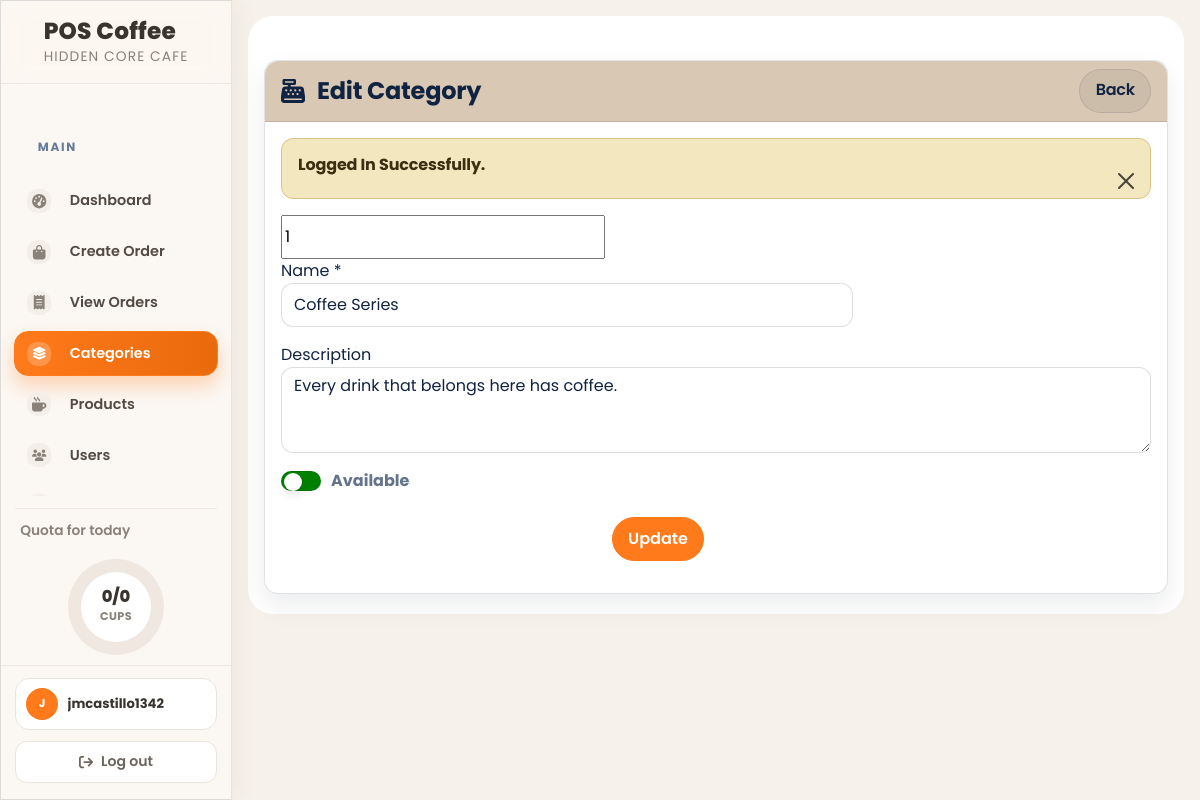
The app's page /admin/assets/categories-edit.php?id=1 (signed in) with its own data.
### tables this page shows
CREATE TABLE `categories` (
  `id` int(11) NOT NULL,
  `name` varchar(191) NOT NULL,
  `description` mediumtext DEFAULT NULL,
  `status` tinyint(1) NOT NULL DEFAULT 0 COMMENT '0=available,1=not available'
);

### admin/assets/categories-edit.php (the view, shortened to what this page needs)
<?php include ('includes/header.php'); ?>
<link rel="stylesheet" href="https://cdnjs.cloudflare.com/ajax/libs/font-awesome/6.0.0/css/all.min.css">
<div class="container-fluid px-4">
    <div class="card mt-4 shadow-sm beige-card">
        <div class="card-header beige-card-header">
            <h4 class="mb-0">
                <i class="fas fa-cash-register"></i> Edit Category
                <a href="categories.php" class="btn btn-secondary float-end"> Back </a>
            </h4>
        </div>
        <div class="card-body">
            <form action="code.php" method="POST">
                <?php
                $parmValue = checkParamId('id');
                $category = getById('categories', $parmValue);
                if($category['status'] == 200)
                {
                ?>
                <input type = "Not Available" name = "categoryId" value = "<?= $category['data']['id']; ?>">
                <div class="row">
                <div class="col-md-8 mb-3">
                        <label for="">Name *</label>
                        <input type="text" name="name" value = "<?= $category['data']['name']; ?>" required class="form-control" />
                    </div>
                <div class="col-md-12 mb-3">
                        <label for="">Description </label>
                        <textarea name="description" class="form-control" rows="3"><?= $category['data']['description']; ?></textarea>
                    </div>
                    <label class="status-container">
                    <div class="custom-checkbox"></div>
                    <span class="status-label">Available</span>
                    </label>
                    <div class="col-md-6 mb-3 text-end">
                        <br/>
                        <button type="submit" name="updateCategory" class="btn btn-primary">Update</button>
                    </div>
                </div>
                <?php
                }else {
                    echo '<h5>'.$category['message'].'</h5>';
                }
                ?>
                            </form>
                        </div>
                    </div>
                </div>
<?php include('includes/footer.php'); ?>

### admin/assets/css/custom.css (style rules this page uses)
:root { --hc-primary: #000000; --hc-secondary: #1A1A1A; --hc-bg: #FFFFFF; --hc-card: #F5F5F5; --hc-border: #E0E0E0; --hc-subtext: #555555; }
body { background-color: var(--hc-bg) !important; color: var(--hc-primary) !important; }
h1, h2, h3, h4, h5, h6, .h1, .h2, .h3, .h4, .h5, .h6 { color: var(--hc-primary) !important; }
.card { background-color: var(--hc-card) !important; border: 1px solid var(--hc-border) !important; }
.card-header { background-color: var(--hc-bg) !important; border-bottom: 1px solid var(--hc-border) !important; color: var(--hc-primary) !important; }
.btn-primary, .btn.btn-primary { background-color: var(--hc-primary) !important; border-color: var(--hc-primary) !important; color: #FFFFFF !important; }
.btn-secondary, .btn.btn-secondary { background-color: var(--hc-secondary) !important; border-color: var(--hc-secondary) !important; color: #FFFFFF !important; }
.form-control, .form-select, .select2-container--default .select2-selection--single { border-color: var(--hc-border) !important; }
.beige-card { background-color: var(--hc-card) !important; color: var(--hc-primary) !important; border: 1px solid var(--hc-border) !important; }
.beige-card-header { background-color: var(--hc-bg) !important; color: var(--hc-primary) !important; border-bottom: 1px solid var(--hc-border) !important; }
.form-control, .form-select { background-color: var(--hc-bg) !important; color: var(--hc-primary) !important; }

### admin/assets/css/hc-admin-theme.css (style rules this page uses)
:root { --primary:#FF7A1A; --primary-hover:#E96A0C; --primary-light:#FFF1E6; --primary-border:#FFD2B3; --text-dark:#1F2937; --hc-bg:#f5f7f7; --hc-surface:#ffffff; --hc-surface-2:#f0f4f4; --hc-border:rgba(17,24,39,.10); --hc-text:var(--text-dark); --hc-muted:#64748b; --hc-primary:var(--primary); --hc-primary-600:var(--primary-hover); --hc-primary-50:var(--primary-light); --hc-shadow:0 10px 30px rgba(15,23,42,.08); --hc-shadow-sm:0 6px 16px rgba(15,23,42,.06); --hc-radius:16px; --hc-radius-sm:12px; --hc-ring:0 0 0 .25rem rgba(255,122,26,.22); }
body.sb-nav-fixed { background:var(--hc-bg) !important; color:var(--hc-text) !important; }
h1,h2,h3,h4,h5,h6, .h1,.h2,.h3,.h4,.h5,.h6 { color:var(--hc-text) !important; letter-spacing:-.01em; }
.container-fluid.px-4, .container-fluid.px-2 { padding-left:1.25rem !important; padding-right:1.25rem !important; }
.card { background:var(--hc-surface) !important; border:1px solid var(--hc-border) !important; border-radius:var(--hc-radius) !important; box-shadow:var(--hc-shadow-sm); }
.card-header { background:transparent !important; border-bottom:1px solid var(--hc-border) !important; border-top-left-radius:var(--hc-radius) !important; border-top-right-radius:var(--hc-radius) !important; }
.btn, .btn.btn-primary, .btn.btn-secondary, .btn.btn-success, .btn.btn-danger { border-radius:999px !important; padding:.55rem 1rem; font-weight:600; box-shadow:none !important; }
.btn-primary, .btn.btn-primary { background:var(--hc-primary) !important; border-color:var(--hc-primary) !important; color:#fff !important; }
.btn-secondary, .btn.btn-secondary { background:rgba(15,23,42,.06) !important; border-color:rgba(15,23,42,.10) !important; color:var(--hc-text) !important; }
.form-control, .form-select, .select2-container--default .select2-selection--single { border-radius:14px !important; border:1px solid var(--hc-border) !important; background:var(--hc-surface) !important; color:var(--hc-text) !important; }
.beige-card { background:var(--hc-surface) !important; color:var(--hc-text) !important; }
.beige-card-header { background:transparent !important; color:var(--hc-text) !important; }
.status-container { display:flex; align-items:center; gap:10px; cursor:pointer; font-size:.95rem; user-select:none; }
.custom-checkbox { width:44px; height:24px; background:rgba(15,23,42,.12); border-radius:999px; position:relative; transition:.25s ease; border:1px solid rgba(15,23,42,.10); }
.custom-checkbox::before { content:""; width:20px; height:20px; background:#fff; border-radius:50%; position:absolute; top:1px; left:2px; transition:.25s ease; box-shadow:0 4px 10px rgba(15,23,42,.12); }
.status-label { font-weight:700; color:var(--hc-muted); }

### records on screen
categories: categoryId "1", name "Coffee Series", description "Every drink that belongs here has coffee."

### other values on screen
$quotaValueText "0/0"
$initials "J"
$username "jmcastillo1342"
$_SESSION['status'] "Logged In Successfully."
